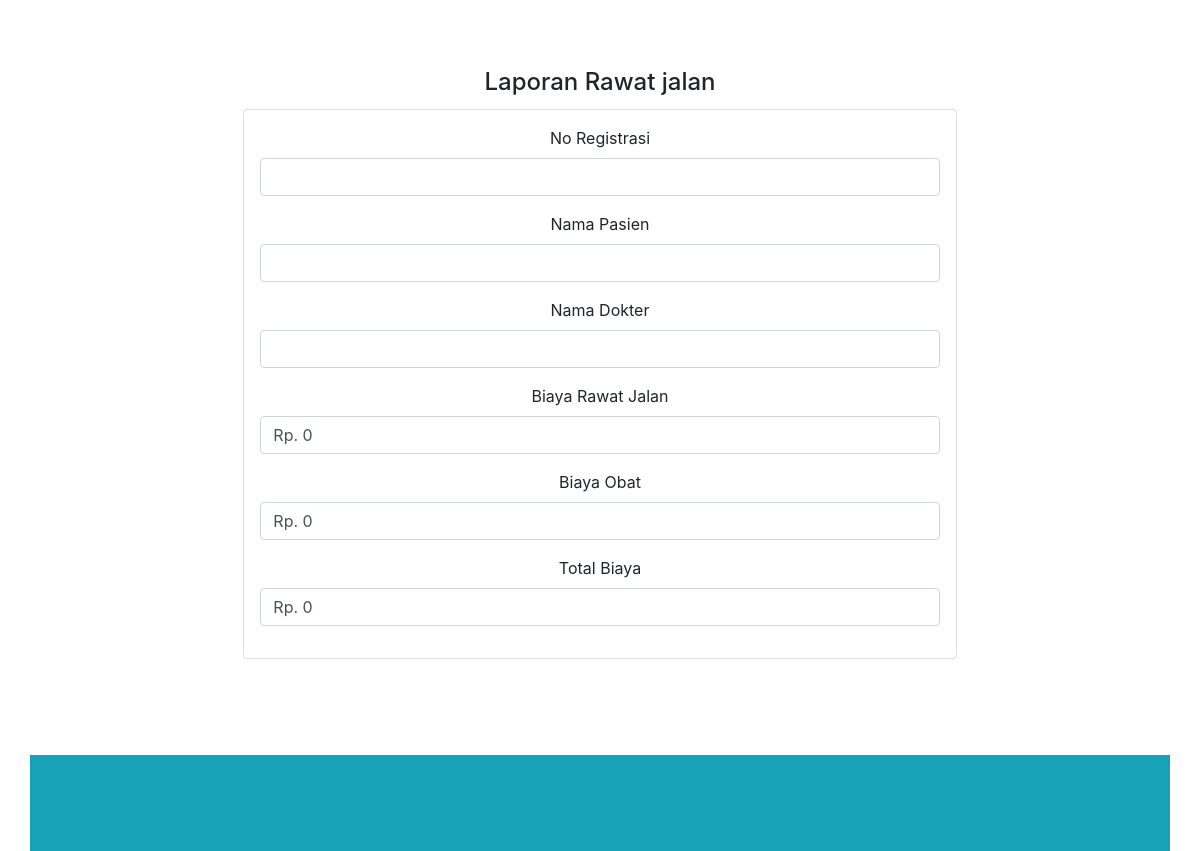
/index.php/admin/laporanjalan/detail/REG-001, run on an earlier commit of the app's database.
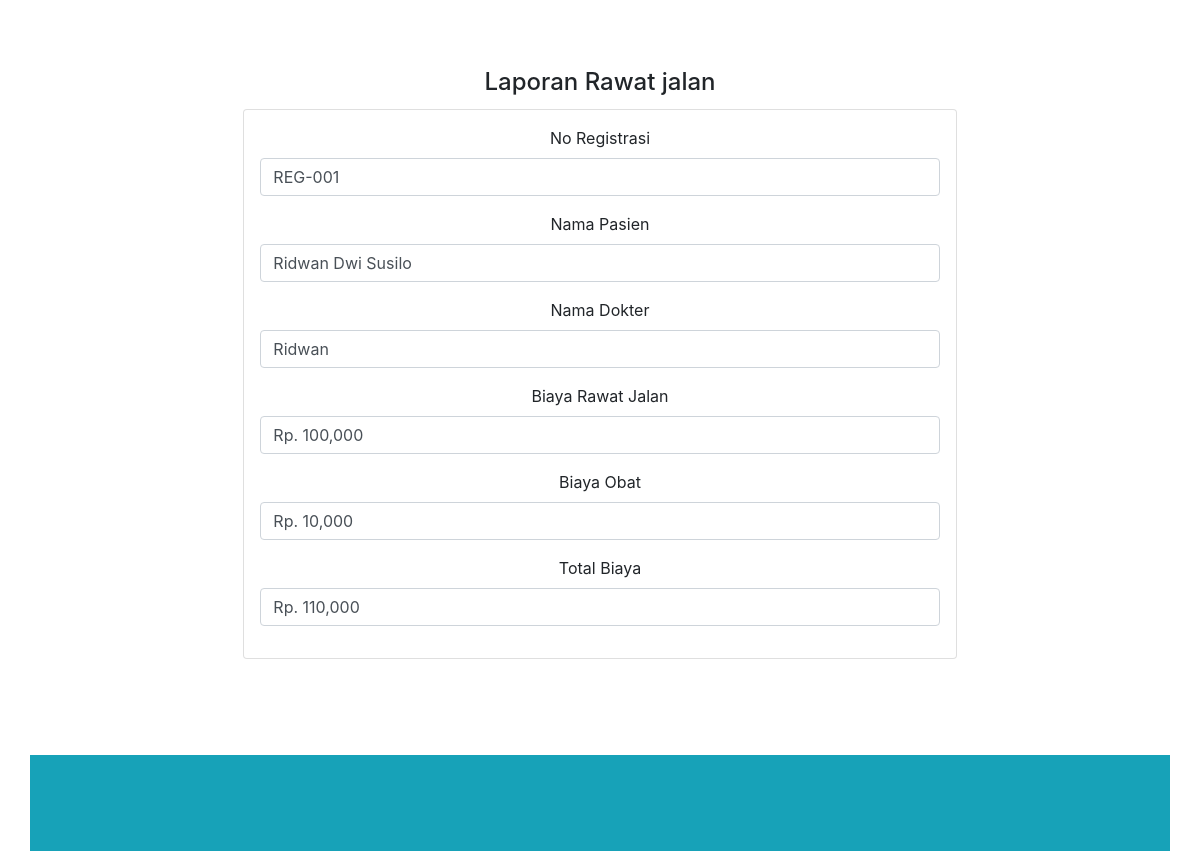
And on a later commit of the database.
### tables this page shows
CREATE TABLE `data_pasien` (
  `id_pasien` int(11) NOT NULL,
  `reg` varchar(250) NOT NULL,
  `nama` varchar(250) NOT NULL,
  `umur` varchar(250) NOT NULL,
  `alamat` text NOT NULL,
  `suami` varchar(250) NOT NULL,
  `pekerjaan` varchar(250) NOT NULL,
  `pendidikan` varchar(250) NOT NULL
);

CREATE TABLE `data_dokter` (
  `id_dokter` int(11) NOT NULL,
  `nama` varchar(250) NOT NULL,
  `telepon` varchar(250) NOT NULL
);

CREATE TABLE `data_rawat_jalan` (
  `id_rawat_jalan` int(11) NOT NULL,
  `nama` varchar(250) NOT NULL,
  `biaya` int(250) NOT NULL
);

CREATE TABLE `data_transaksi_obat` (
  `id_transaksi_obat` int(11) NOT NULL,
  `reg` varchar(250) NOT NULL,
  `id_obat` int(11) NOT NULL,
  `biaya` int(11) NOT NULL,
  `jumlah` int(250) NOT NULL
);

CREATE TABLE `transaksi` (
  `id_transaksi` int(11) NOT NULL,
  `reg` varchar(250) DEFAULT NULL,
  `id_dokter` int(250) DEFAULT NULL,
  `id_kamar` int(250) DEFAULT NULL,
  `id_rawat_inap` int(250) DEFAULT NULL,
  `id_rawat_jalan` int(50) DEFAULT NULL,
  `id_transaksi_obat` int(100) DEFAULT NULL,
  `bhp` int(100) DEFAULT NULL,
  `dpjp` int(100) DEFAULT NULL,
  `kebersihan` int(222) DEFAULT NULL,
  `konsultasi` int(222) DEFAULT NULL,
  `visite` int(222) DEFAULT NULL,
  `infus` int(222) DEFAULT NULL,
  `total` int(222) DEFAULT NULL,
  `tanggal` date DEFAULT NULL
);

### application/controllers/admin/Laporanjalan.php (called while the page is built, shortened)
<?php
class Laporanjalan extends CI_Controller {
    public function detail($id) {
        $data['data_obat']=$this->db->query('select * from data_obat where stok between 1 and 10');
        $data['data_obat']=$data['data_obat']->num_rows();
        $transaksi_obat=$this->db->query("select * from data_transaksi_obat where reg='$id'");
        $cekrow=$transaksi_obat->num_rows();
        $data['transaksi'] = $this->db->query("select id_transaksi, data_pasien.reg, data_pasien.nama as nama_pasien, data_dokter.nama as nama_dokter, data_rawat_jalan.biaya as biaya_rawat_jalan, data_transaksi_obat.biaya as biaya_obat, total from data_pasien join transaksi on data_pasien.reg=transaksi.reg join data_dokter on data_dokter.id_dokter=transaksi.id_dokter join data_rawat_jalan on data_rawat_jalan.id_rawat_jalan=transaksi.id_rawat_jalan join data_transaksi_obat on data_transaksi_obat.id_transaksi_obat=transaksi.id_transaksi_obat where data_pasien.reg='$id'")->result();
        $data['transaksi1']=$this->db->query("select id_transaksi, data_pasien.reg, data_pasien.nama as nama_pasien, data_dokter.nama as nama_dokter, data_rawat_jalan.biaya as biaya_rawat_jalan,  total from data_pasien join transaksi on data_pasien.reg=transaksi.reg join data_dokter on data_dokter.id_dokter=transaksi.id_dokter join data_rawat_jalan on data_rawat_jalan.id_rawat_jalan=transaksi.id_rawat_jalan where data_pasien.reg='$id'")->result();
        if ($cekrow>0){
        $this->load->view('admin/laporan/v_data_laporanjalan_detail',$data);
        }
        else {
            $this->load->view('admin/laporan/v_data_laporanjalan_detail1',$data);
        }
    }
}

### index.php (called while the page is built, shortened)
<?php
require_once BASEPATH.'core/CodeIgniter.php';

### application/views/admin/laporan/v_data_laporanjalan_detail.php (the view)
<?php $this->load->view('admin/sniphets/header')?>
<body>
<?php $this->load->view('admin/sniphets/menu')?>
<?php foreach ($transaksi as $rowtransaksi){
    $reg=$rowtransaksi->reg;
    $nama_pasien=$rowtransaksi->nama_pasien;
    $nama_dokter=$rowtransaksi->nama_dokter;
    $biaya_rawat_jalan=$rowtransaksi->biaya_rawat_jalan;
    $biaya_obat=$rowtransaksi->biaya_obat;
    $total=$rowtransaksi->total;
}
?>
<main>
<div class="container my-5">
       <div class="card-body text-center">
       <h4 class="card-title">Laporan Rawat jalan</h4>
       <div class=" card col-8 offset-2 my-2 p-3">
       <div class="form-group">
       <label for="listname">No Registrasi</label>
            <input value="<?php echo $reg?>" type="text" class="form-control"/>
        </div>
        <div class="form-group">
       <label for="listname">Nama Pasien</label>
            <input value="<?php echo $nama_pasien?>" type="text" class="form-control"/>
        </div>
        <div class="form-group">
       <label for="listname">Nama Dokter</label>
            <input value="<?php echo $nama_dokter?>" type="text" class="form-control"/>
        </div>
        <div class="form-group">
       <label for="listname">Biaya Rawat Jalan</label>
            <input value="<?php echo "Rp. ".number_format($biaya_rawat_jalan)?>" type="text" class="form-control"/>
        </div>
        <div class="form-group">
       <label for="listname">Biaya Obat</label>
            <input value="<?php echo "Rp. ".number_format($biaya_obat)?>" type="text" class="form-control"/>
        </div>
        <div class="form-group">
       <label for="listname">Total Biaya</label>
            <input value="<?php echo "Rp. ".number_format($total)?>" type="text" class="form-control"/>
        </div>
    </div>
  </div>
</main>
<?php $this->load->view('admin/sniphets/footer') ?>

### application/views/admin/sniphets/header.php (shortened to what this page needs)
<!DOCTYPE html>
<html>
<head>
    <link rel="stylesheet" href="https://maxcdn.bootstrapcdn.com/bootstrap/4.0.0/css/bootstrap.min.css">
    <link href="https://unpkg.com/gijgo@1.9.13/css/gijgo.min.css" rel="stylesheet" type="text/css" />
    <link rel="stylesheet" href="https://cdnjs.cloudflare.com/ajax/libs/font-awesome/4.7.0/css/font-awesome.min.css">
</head>

### application/views/admin/sniphets/footer.php
<footer >
  <div class="container bg-info p-5">
	</div>
</footer>
</body>

### application/views/admin/sniphets/header.php (style rules this page uses)
body { background-image:url(); background-size: 100%; }
footer { margin-top: 20px; padding-top: 20px; }

What changed in the data, as far as the page shows it:
added data_pasien: reg "REG-001", nama "Ridwan Dwi Susilo", nama "Ridwan", biaya "Rp. 100,000", biaya "Rp. 10,000", total "Rp. 110,000"
Also different on the page:
form field value: "Rp. 0" → (not shown)
